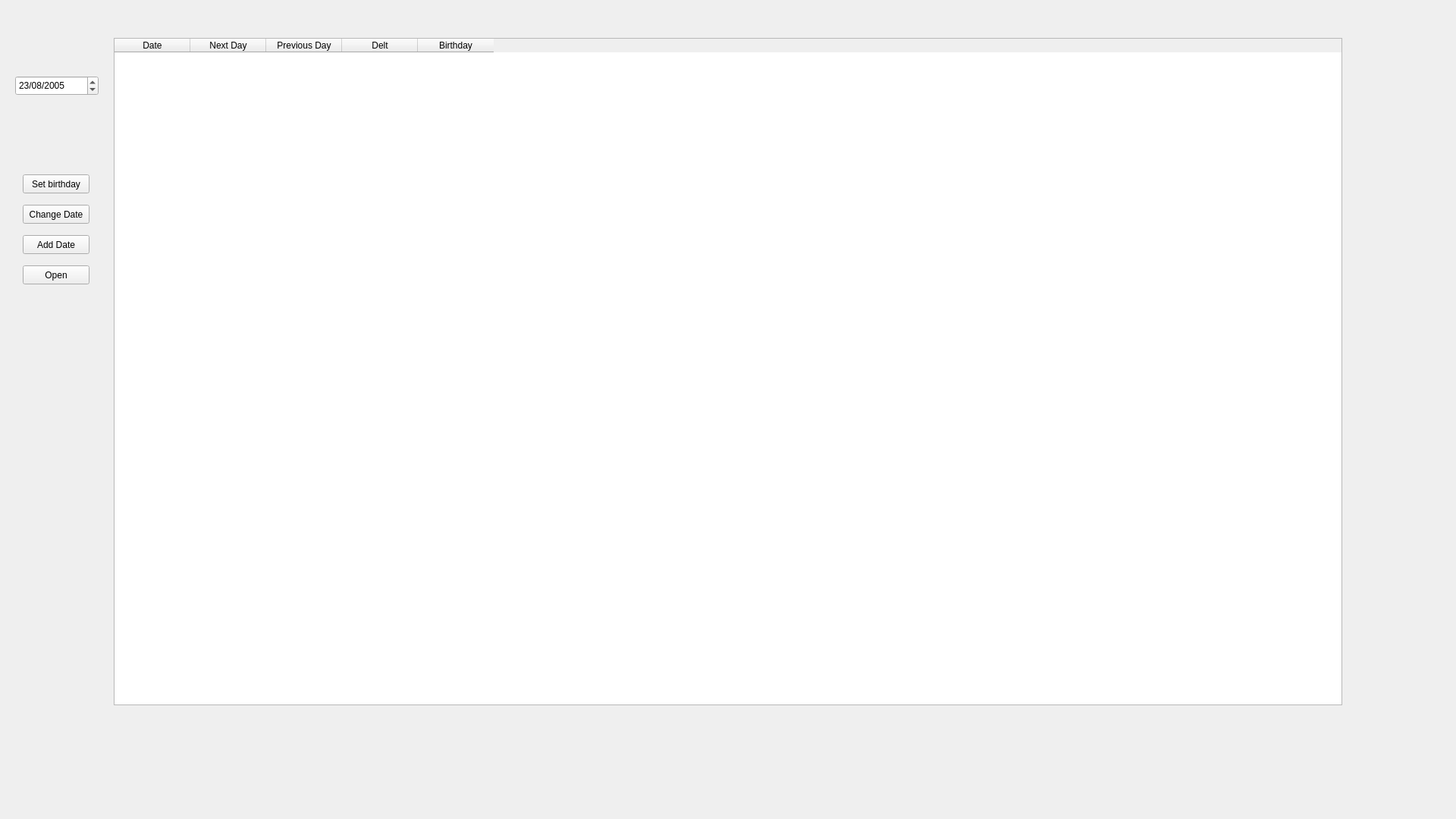
<?xml version="1.0" encoding="UTF-8"?>
<ui version="4.0">
 <class>mainwindow</class>
 <widget class="QWidget" name="mainwindow">
  <property name="geometry">
   <rect>
    <x>0</x>
    <y>0</y>
    <width>1920</width>
    <height>1080</height>
   </rect>
  </property>
  <property name="windowTitle">
   <string>mainwindow</string>
  </property>
  <widget class="QTableWidget" name="tableWidget">
   <property name="geometry">
    <rect>
     <x>150</x>
     <y>50</y>
     <width>1620</width>
     <height>880</height>
    </rect>
   </property>
   <attribute name="verticalHeaderVisible">
    <bool>false</bool>
   </attribute>
   <column>
    <property name="text">
     <string>Date</string>
    </property>
   </column>
   <column>
    <property name="text">
     <string>Next Day</string>
    </property>
   </column>
   <column>
    <property name="text">
     <string>Previous Day</string>
    </property>
   </column>
   <column>
    <property name="text">
     <string>Delt</string>
    </property>
   </column>
   <column>
    <property name="text">
     <string>Birthday</string>
    </property>
   </column>
  </widget>
  <widget class="QDateEdit" name="dateEdit">
   <property name="geometry">
    <rect>
     <x>20</x>
     <y>100</y>
     <width>110</width>
     <height>26</height>
    </rect>
   </property>
   <property name="minimumDateTime">
    <datetime>
     <hour>4</hour>
     <minute>0</minute>
     <second>0</second>
     <year>1752</year>
     <month>9</month>
     <day>14</day>
    </datetime>
   </property>
   <property name="currentSection">
    <enum>QDateTimeEdit::YearSection</enum>
   </property>
   <property name="displayFormat">
    <string>dd/MM/yyyy</string>
   </property>
   <property name="date">
    <date>
     <year>2005</year>
     <month>8</month>
     <day>23</day>
    </date>
   </property>
  </widget>
  <widget class="QPushButton" name="birthdayButton">
   <property name="geometry">
    <rect>
     <x>30</x>
     <y>230</y>
     <width>88</width>
     <height>25</height>
    </rect>
   </property>
   <property name="text">
    <string>Set birthday</string>
   </property>
  </widget>
  <widget class="QPushButton" name="changeButton">
   <property name="geometry">
    <rect>
     <x>30</x>
     <y>270</y>
     <width>88</width>
     <height>25</height>
    </rect>
   </property>
   <property name="text">
    <string>Change Date</string>
   </property>
  </widget>
  <widget class="QPushButton" name="addButton">
   <property name="geometry">
    <rect>
     <x>30</x>
     <y>310</y>
     <width>88</width>
     <height>25</height>
    </rect>
   </property>
   <property name="text">
    <string>Add Date</string>
   </property>
  </widget>
  <widget class="QPushButton" name="openButton">
   <property name="geometry">
    <rect>
     <x>30</x>
     <y>350</y>
     <width>88</width>
     <height>25</height>
    </rect>
   </property>
   <property name="text">
    <string>Open</string>
   </property>
  </widget>
 </widget>
 <resources/>
 <connections/>
</ui>
